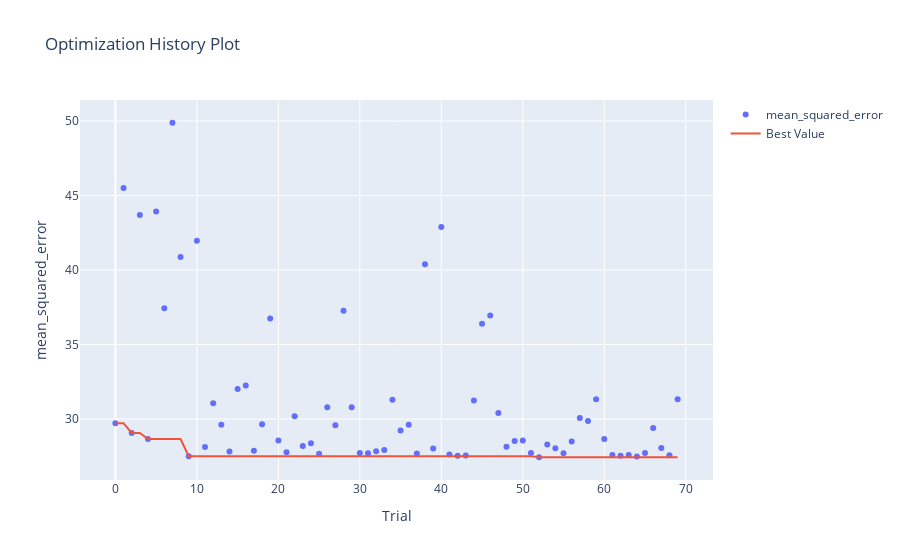

Notebook code cell kept with this figure:
### Code cell
# %%time
# # create study set
# study = optuna.create_study(study_name="GradientBoostingRegressor", direction="minimize", sampler=sampler)
# # try multiple times
# study.optimize(optuna_gbr, n_trials=70)

# clear_output(wait=False)

# optuna.visualization.plot_optimization_history(study, target_name="mean_squared_error")
